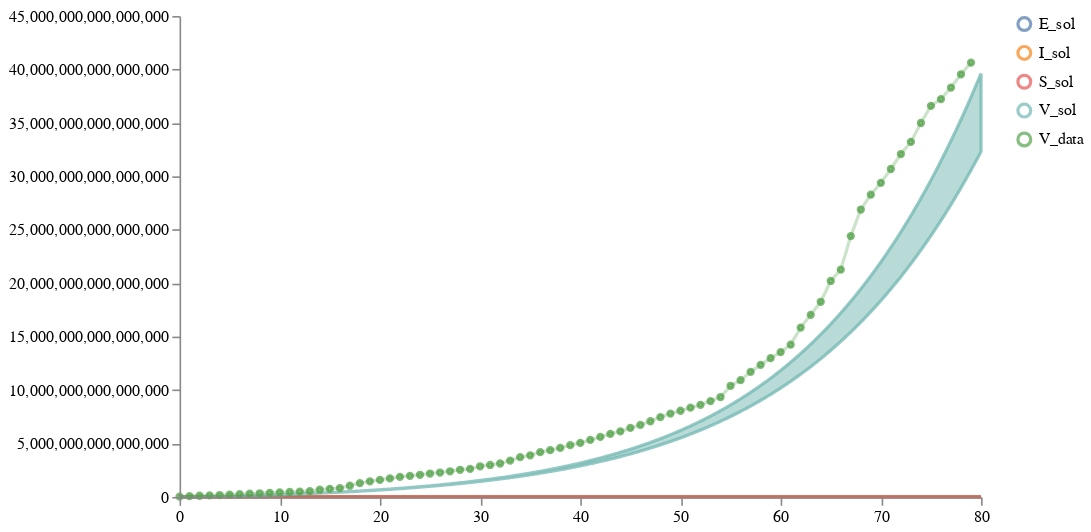

Write notebook code for a chart like this one.
### Code cell
post_samples = load_and_calibrate_and_sample_petri_model(
    tm,
    'ww_data3.csv',
    num_samples,
    num_iterations=100,
    timepoints=timepoints,
    verbose=True,
    noise_scale=1.,
    method="euler", time_unit="days")

# Plot results
schema = plots.trajectories(pd.DataFrame(post_samples["data"]), subset=".*_sol",
                            points=ww_data_train.reset_index(drop=True).rename(columns={"V":"V_data"}))
schema = plots.pad(schema, 5)
plots.ipy_display(schema)

### Figure 1 — Vega specification as saved in the notebook (floating-point values rounded to 4 significant figures; data arrays with more than 128 entries replaced by an {"elided": "..."} marker saying what was removed)
{"$schema": "https://vega.github.io/schema/vega/v5.json", "axes": [{"name": "x_axis", "orient": "bottom", "scale": "xscale", "zindex": 100}, {"name": "y_axis", "orient": "left", "scale": "yscale", "zindex": 100}], "data": [{"name": "distributions", "values": {"elided": "3204 records"}}, {"name": "traces", "transform": [{"expr": "isValid(datum.value)", "type": "filter"}], "values": []}, {"name": "points", "values": [{"sample_id": 0, "timepoint": 0, "trajectory": "V_data", "value": 34250000000000.0}, {"sample_id": 0, "timepoint": 1, "trajectory": "V_data", "value": 74830000000000.0}, {"sample_id": 0, "timepoint": 2, "trajectory": "V_data", "value": 110800000000000.0}, {"sample_id": 0, "timepoint": 3, "trajectory": "V_data", "value": 145500000000000.0}, {"sample_id": 0, "timepoint": 4, "trajectory": "V_data", "value": 178900000000000.0}, {"sample_id": 0, "timepoint": 5, "trajectory": "V_data", "value": 212605525246655}, {"sample_id": 0, "timepoint": 6, "trajectory": "V_data", "value": 251900000000000.0}, {"sample_id": 0, "timepoint": 7, "trajectory": "V_data", "value": 297300000000000.0}, {"sample_id": 0, "timepoint": 8, "trajectory": "V_data", "value": 342400000000000.0}, {"sample_id": 0, "timepoint": 9, "trajectory": "V_data", "value": 384100000000000.0}, {"sample_id": 0, "timepoint": 10, "trajectory": "V_data", "value": 424100000000000.0}, {"sample_id": 0, "timepoint": 11, "trajectory": "V_data", "value": 461900000000000.0}, {"sample_id": 0, "timepoint": 12, "trajectory": "V_data", "value": 498300000000000.0}, {"sample_id": 0, "timepoint": 13, "trajectory": "V_data", "value": 548200000000000.0}, {"sample_id": 0, "timepoint": 14, "trajectory": "V_data", "value": 675643977072622}, {"sample_id": 0, "timepoint": 15, "trajectory": "V_data", "value": 751600000000000.0}, {"sample_id": 0, "timepoint": 16, "trajectory": "V_data", "value": 829899121500651}, {"sample_id": 0, "timepoint": 17, "trajectory": "V_data", "value": 1046000000000000.0}, {"sample_id": 0, "timepoint": 18, "trajectory": "V_data", "value": 1295875135538839}, {"sample_id": 0, "timepoint": 19, "trajectory": "V_data", "value": 1461000000000000.0}, {"sample_id": 0, "timepoint": 20, "trajectory": "V_data", "value": 1592292378295384}, {"sample_id": 0, "timepoint": 21, "trajectory": "V_data", "value": 1741000000000000.0}, {"sample_id": 0, "timepoint": 22, "trajectory": "V_data", "value": 1882566054918674}, {"sample_id": 0, "timepoint": 23, "trajectory": "V_data", "value": 1972000000000000.0}, {"sample_id": 0, "timepoint": 24, "trajectory": "V_data", "value": 2071441710342036}, {"sample_id": 0, "timepoint": 25, "trajectory": "V_data", "value": 2190000000000000.0}, {"sample_id": 0, "timepoint": 26, "trajectory": "V_data", "value": 2284263053733268}, {"sample_id": 0, "timepoint": 27, "trajectory": "V_data", "value": 2401528070828421}, {"sample_id": 0, "timepoint": 28, "trajectory": "V_data", "value": 2539043189426808}, {"sample_id": 0, "timepoint": 29, "trajectory": "V_data", "value": 2623445134633728}, {"sample_id": 0, "timepoint": 30, "trajectory": "V_data", "value": 2868773959451638}, {"sample_id": 0, "timepoint": 31, "trajectory": "V_data", "value": 2991191174214979}, {"sample_id": 0, "timepoint": 32, "trajectory": "V_data", "value": 3129000000000000.0}, {"sample_id": 0, "timepoint": 33, "trajectory": "V_data", "value": 3403912214913465}, {"sample_id": 0, "timepoint": 34, "trajectory": "V_data", "value": 3718000000000000.0}, {"sample_id": 0, "timepoint": 35, "trajectory": "V_data", "value": 3894000000000000.0}, {"sample_id": 0, "timepoint": 36, "trajectory": "V_data", "value": 4190012056978476}, {"sample_id": 0, "timepoint": 37, "trajectory": "V_data", "value": 4379000000000000.0}, {"sample_id": 0, "timepoint": 38, "trajectory": "V_data", "value": 4584996690364133}, {"sample_id": 0, "timepoint": 39, "trajectory": "V_data", "value": 4842715961786298}, {"sample_id": 0, "timepoint": 40, "trajectory": "V_data", "value": 5057017833310725}, {"sample_id": 0, "timepoint": 41, "trajectory": "V_data", "value": 5334255093252734}, {"sample_id": 0, "timepoint": 42, "trajectory": "V_data", "value": 5613459509330455}, {"sample_id": 0, "timepoint": 43, "trajectory": "V_data", "value": 5900675119579128}, {"sample_id": 0, "timepoint": 44, "trajectory": "V_data", "value": 6137835221456338}, {"sample_id": 0, "timepoint": 45, "trajectory": "V_data", "value": 6455786439569586}, {"sample_id": 0, "timepoint": 46, "trajectory": "V_data", "value": 6737865202057693}, {"sample_id": 0, "timepoint": 47, "trajectory": "V_data", "value": 7082040828667748}, {"sample_id": 0, "timepoint": 48, "trajectory": "V_data", "value": 7473588619526592}, {"sample_id": 0, "timepoint": 49, "trajectory": "V_data", "value": 7802169943421971}, {"sample_id": 0, "timepoint": 50, "trajectory": "V_data", "value": 8064264769284555}, {"sample_id": 0, "timepoint": 51, "trajectory": "V_data", "value": 8350528001810362}, {"sample_id": 0, "timepoint": 52, "trajectory": "V_data", "value": 8620926151000598}, {"sample_id": 0, "timepoint": 53, "trajectory": "V_data", "value": 8967823176668702}, {"sample_id": 0, "timepoint": 54, "trajectory": "V_data", "value": 9347385175287846}, {"sample_id": 0, "timepoint": 55, "trajectory": "V_data", "value": 10400775744728212}, {"sample_id": 0, "timepoint": 56, "trajectory": "V_data", "value": 10924150605249734}, {"sample_id": 0, "timepoint": 57, "trajectory": "V_data", "value": 11705167142508414}, {"sample_id": 0, "timepoint": 58, "trajectory": "V_data", "value": 12359300512467032}, {"sample_id": 0, "timepoint": 59, "trajectory": "V_data", "value": 12986780639190464}, {"sample_id": 0, "timepoint": 60, "trajectory": "V_data", "value": 13550907207646232}, {"sample_id": 0, "timepoint": 61, "trajectory": "V_data", "value": 14248041314600788}, {"sample_id": 0, "timepoint": 62, "trajectory": "V_data", "value": 15848276614633882}, {"sample_id": 0, "timepoint": 63, "trajectory": "V_data", "value": 17038987764329418}, {"sample_id": 0, "timepoint": 64, "trajectory": "V_data", "value": 18260590802877810}, {"sample_id": 0, "timepoint": 65, "trajectory": "V_data", "value": 20209504393071680}, {"sample_id": 0, "timepoint": 66, "trajectory": "V_data", "value": 21264574070527824}, {"sample_id": 0, "timepoint": 67, "trajectory": "V_data", "value": 24405223143174390}, {"sample_id": 0, "timepoint": 68, "trajectory": "V_data", "value": 26892652544175644}, {"sample_id": 0, "timepoint": 69, "trajectory": "V_data", "value": 28282864516791200}, {"sample_id": 0, "timepoint": 70, "trajectory": "V_data", "value": 29394041033392708}, {"sample_id": 0, "timepoint": 71, "trajectory": "V_data", "value": 30685003617018490}, {"sample_id": 0, "timepoint": 72, "trajectory": "V_data", "value": 32085327926567616}, {"sample_id": 0, "timepoint": 73, "trajectory": "V_data", "value": 33217196172771584}, {"sample_id": 0, "timepoint": 74, "trajectory": "V_data", "value": 34991952115553804}, {"sample_id": 0, "timepoint": 75, "trajectory": "V_data", "value": 36597766934503620}, {"sample_id": 0, "timepoint": 76, "trajectory": "V_data", "value": 37222723829582630}, {"sample_id": 0, "timepoint": 77, "trajectory": "V_data", "value": 38307418298165540}, {"sample_id": 0, "timepoint": 78, "trajectory": "V_data", "value": 39548322728633350}, {"sample_id": 0, "timepoint": 79, "trajectory": "V_data", "value": 40640493939989390}]}, {"name": "markers", "values": []}, {"name": "selected", "on": [{"remove": true, "trigger": "clear"}, {"remove": true, "trigger": "!shift"}, {"insert": "clicked", "trigger": "!shift && clicked"}, {"toggle": "clicked", "trigger": "shift && clicked"}]}], "height": 300, "legends": [{"encode": {"labels": {"interactive": true, "name": "legendLabel", "update": {"opacity": [{"test": "!length(data('selected')) || indata('selected', 'value', datum.value)", "value": 1}, {"value": 0.25}]}}, "symbols": {"interactive": true, "name": "legendSymbol", "update": {"fill": {"value": "transparent"}, "opacity": [{"test": "!length(data('selected')) || indata('selected', 'value', datum.value)", "value": 0.7}, {"value": 0.15}], "size": {"value": 64}, "strokeWidth": {"value": 2}}}}, "name": "color_legend", "stroke": "color"}], "marks": [{"from": {"facet": {"data": "points", "groupby": "trajectory", "name": "points_split"}}, "marks": [{"encode": {"hover": {"fillOpacity": {"value": 0.9}}, "update": {"fill": {"field": "trajectory", "scale": "color"}, "fillOpacity": [{"test": "!length(data('selected')) || indata('selected', 'value', datum.trajectory)", "value": 0.5}, {"value": 0.15}], "size": {"value": 10}, "stroke": {"field": "trajectory", "scale": "color"}, "strokeOpacity": [{"test": "!length(data('selected')) || indata('selected', 'value', datum.trajectory)", "value": 0.75}, {"value": 0.15}], "strokeWidth": {"value": 2}, "tooltip": {"field": "value"}, "x": {"field": "timepoint", "scale": "xscale"}, "y": {"field": "value", "scale": "yscale"}}}, "from": {"data": "points"}, "name": "_points_symbol", "type": "symbol", "zindex": 3}, {"encode": {"hover": {"fillOpacity": {"value": 0.9}}, "update": {"interpolate": {"value": "linear"}, "stroke": {"field": "trajectory", "scale": "color"}, "strokeOpacity": [{"test": "!length(data('selected')) || indata('selected', 'value', datum.trajectory)", "value": 0.3}, {"value": 0.1}], "strokeWidth": {"value": 2}, "x": {"field": "timepoint", "scale": "xscale"}, "y": {"field": "value", "scale": "yscale"}}}, "from": {"data": "points"}, "name": "_points_line", "type": "line", "zindex": 3}], "name": "_points", "type": "group", "zindex": 3}, {"from": {"facet": {"data": "traces", "groupby": "trajectory", "name": "traces_split"}}, "marks": [{"encode": {"hover": {"fillOpacity": {"value": 0.9}}, "update": {"interpolate": {"value": "linear"}, "stroke": {"field": "trajectory", "scale": "color"}, "strokeOpacity": [{"test": "!length(data('selected')) || indata('selected', 'value', datum.trajectory)", "value": 0.75}, {"value": 0.15}], "strokeWidth": {"value": 2}, "x": {"field": "timepoint", "scale": "xscale"}, "y": {"field": "value", "scale": "yscale"}}}, "from": {"data": "traces_split"}, "name": "_traces_lines", "type": "line"}], "name": "_traces", "type": "group", "zindex": 2}, {"from": {"facet": {"data": "distributions", "groupby": "trajectory", "name": "trajectory_split"}}, "marks": [{"encode": {"hover": {"fillOpacity": {"value": 0.9}}, "update": {"fill": {"field": "trajectory", "scale": "color"}, "fillOpacity": [{"test": "!length(data('selected')) || indata('selected', 'value', datum.trajectory)", "value": 0.5}, {"value": 0.15}], "interpolate": {"value": "linear"}, "stroke": {"field": "trajectory", "scale": "color"}, "strokeOpacity": [{"test": "!length(data('selected')) || indata('selected', 'value', datum.trajectory)", "value": 0.75}, {"value": 0.15}], "strokeWidth": {"value": 2}, "x": {"field": "timepoint", "scale": "xscale"}, "y": {"field": "upper", "scale": "yscale"}, "y2": {"field": "lower", "scale": "yscale"}}}, "from": {"data": "trajectory_split"}, "type": "area"}], "name": "_distributions", "type": "group", "zindex": 1}, {"marks": [{"encode": {"enter": {"stroke": {"value": "lightgray"}}, "update": {"opacity": {"value": 1}, "x": {"field": "timepoint", "scale": "xscale"}, "y": {"signal": "height"}, "y2": {"value": 0}}}, "from": {"data": "markers"}, "name": "_marker text", "type": "rule"}, {"encode": {"enter": {"fontSize": {"value": 8}, "text": {"field": "datum.label"}, "y": {"value": 0}}}, "from": {"data": "_marker text"}, "name": "_marker flags", "transform": [{"as": ["x", "_y", "opacity", "align", "baseline"], "lineAnchor": "start", "offset": [1], "size": {"signal": "[width, height]"}, "type": "label"}], "type": "text"}], "name": "_markers", "type": "group"}], "padding": 5, "scales": [{"domain": {"fields": [{"data": "distributions", "field": "timepoint"}, {"data": "traces", "field": "timepoint"}, {"data": "points", "field": "timepoint"}, {"data": "markers", "field": "timepoint"}]}, "name": "xscale", "range": "width", "type": "linear", "zero": false}, {"domain": {"fields": [{"data": "distributions", "field": "lower"}, {"data": "distributions", "field": "upper"}, {"data": "traces", "field": "value"}, {"data": "points", "field": "value"}]}, "name": "yscale", "nice": true, "range": "height", "type": "linear", "zero": true}, {"domain": {"fields": [{"data": "distributions", "field": "trajectory"}, {"data": "traces", "field": "trajectory"}, {"data": "points", "field": "trajectory"}]}, "name": "color", "range": "category", "type": "ordinal"}], "signals": [{"name": "clear", "on": [{"events": "mouseup[!event.item]", "force": true, "update": "true"}], "value": true}, {"name": "shift", "on": [{"events": "@legendSymbol:click, @legendLabel:click", "force": true, "update": "event.shiftKey"}], "value": false}, {"name": "clicked", "on": [{"events": "@legendSymbol:click, @legendLabel:click", "force": true, "update": "{value: datum.value}"}], "value": null}], "width": 500}
